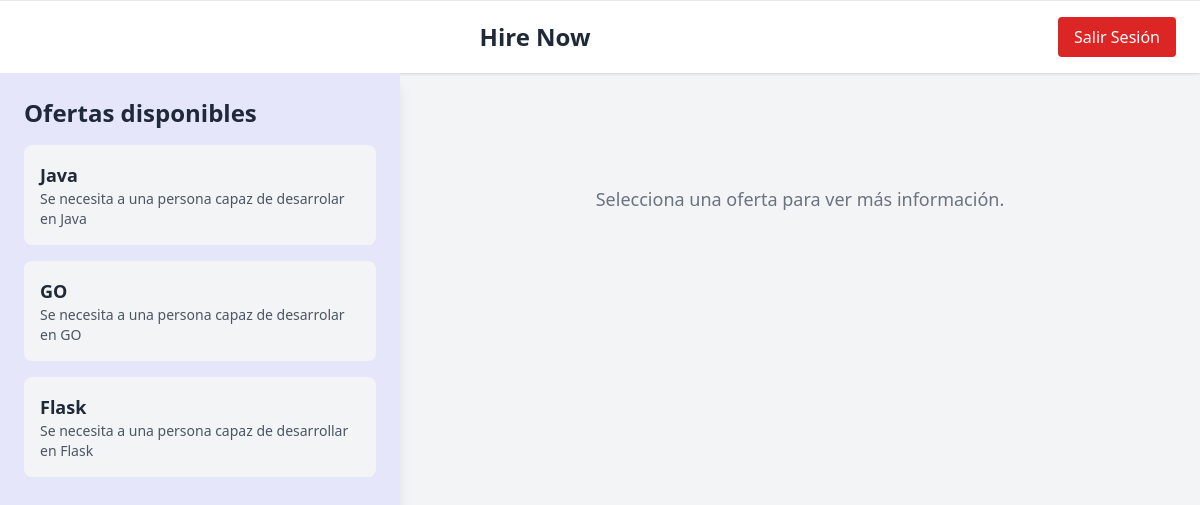
/home_applicant, run on an earlier commit of the app's database.
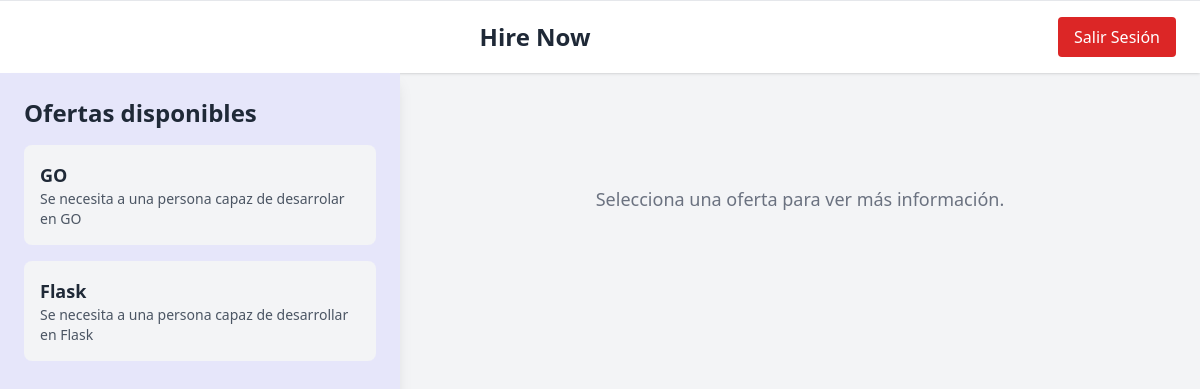
And on a later commit of the database.
### models.py (models this page shows)
class Posts(db.Model):
    __tablename__ = 'posts'
    id = db.Column(db.Integer, primary_key=True)
    title = db.Column(db.String(255), nullable=False)
    content = db.Column(db.Text, nullable=False)
    user_id = db.Column(db.Integer, db.ForeignKey('users.id'), nullable=False)
    skills = db.Column(db.Text, nullable=False)
    city = db.Column(db.Text, db.ForeignKey('cities.id'), nullable=False)

### hire_now/routes/applicant.py (the view)
@applicant_bp.route('/home_applicant', methods= ['GET', 'POST'])
def home():
    offers = Posts.query.all()
    return render_template('aspirant/home.html', offers = offers)

### templates/aspirant/home.html (shortened to what this page needs)
<!DOCTYPE html>
<html lang="es">
<head>
    <script src="https://cdn.tailwindcss.com"></script>
</head>
<body class="bg-gray-100 min-h-screen">
    {% include 'navbar.html' %}
    <div class="flex h-[calc(100vh-72px)]">
        <div class="w-1/3 bg-white shadow-lg p-6 overflow-y-auto" style="background-color: lavender">
            <h2 class="text-2xl font-semibold text-gray-800 mb-4">Ofertas disponibles</h2>
            {% if offers %}
                <ul class="space-y-4">
                    {% for offer in offers %}
                        <li>
                           <button
                                onclick="mostrarDetalle({{ offer.id }}, '{{ offer.title }}', '{{ offer.content }}')"
                                class="w-full text-left p-4 bg-gray-100 rounded-lg hover:bg-gray-200 transition" >
                                <h3 class="text-lg font-bold text-gray-800">{{ offer.title }}</h3>
                                <p class="text-sm text-gray-600">{{ offer.content }}</p>
                           </button>
                        </li>
                    {% endfor %}
                </ul>
            {% else %}
                <p class="text-gray-600">No hay ofertas disponibles en este momento.</p>
            {% endif %}
        </div>
        <div class="flex-1 p-8" id="detalle-oferta">
            <div class="text-gray-500 text-center mt-20">
                <p class="text-lg">Selecciona una oferta para ver más información.</p>
            </div>
        </div>
    </div>
</body>
</html>

What changed in the data, as far as the page shows it:
removed Posts: title "Java", content "Se necesita a una persona capaz de desarrolar en Java"
